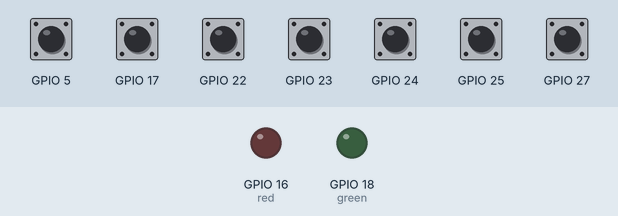
This program was run on a simulated Raspberry Pi (BCM pin numbers). Shown: output pins drawn as LEDs (lit = HIGH). The inputs (shaded band) are chosen by the test bench; at power-on: GPIO 5, GPIO 17, GPIO 22–25, GPIO 27 HIGH. What the program prints to the terminal is not drawn.

Above: at 1.2 s.
1.3 s: GPIO 5 pulled LOW for 0.15 s
At 2.0 s:
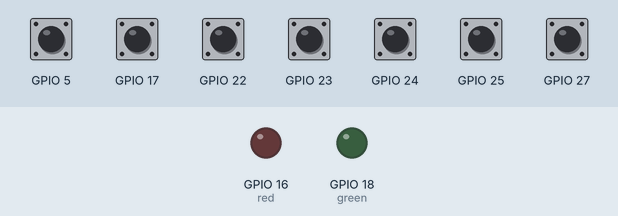
2.9 s: GPIO 22 pulled LOW for 0.15 s
At 3.3 s:
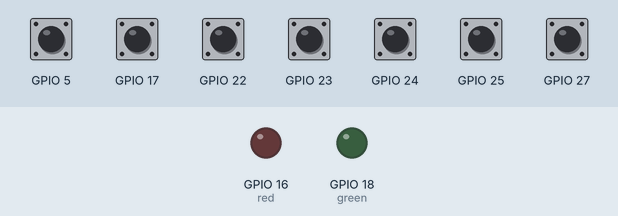
4.5 s: GPIO 17 pulled LOW for 0.15 s
At 5.6 s:
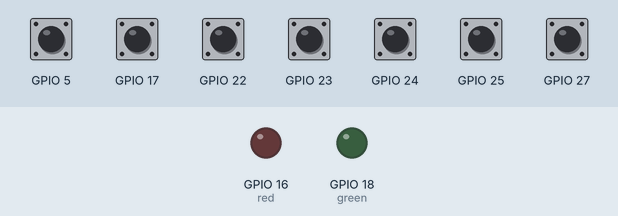
6.1 s: GPIO 23 pulled LOW for 0.15 s
At 6.8 s:
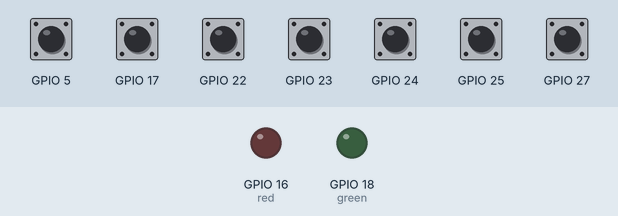
7.7 s: GPIO 24 pulled LOW for 0.15 s
At 9.0 s:
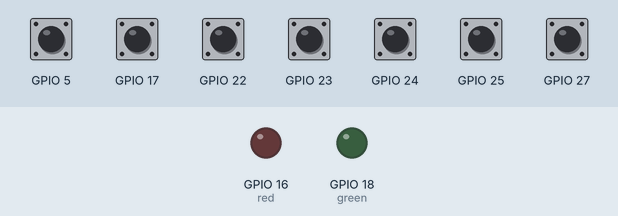
9.3 s: GPIO 25 pulled LOW for 0.15 s
At 10.3 s:
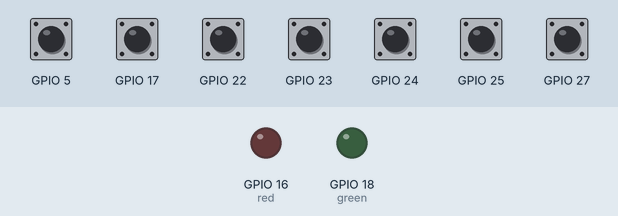
Timing chart, 0 to 11.9 s (numbered marks = the images above; inputs shaded):
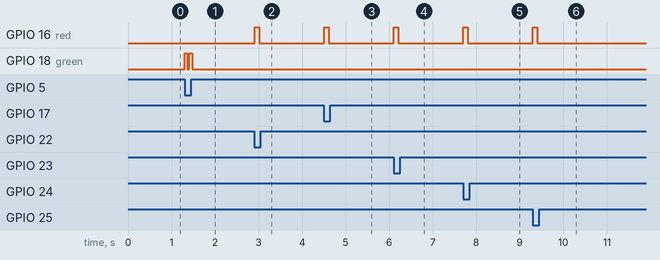

The program:

Konami-Code-internal-pull-up-gpiozero.py
```python
#!/usr/bin/env python3
"""
Konami code (internal pull-ups) using gpiozero.

Buttons are wired to GND when pressed (active-low) and use internal pull-ups.
gpiozero provides built-in bounce handling via Button(bounce_time=...).
"""

import os
import sys
import time

from gpiozero import Button, LED


PINS = {
    "UP": 17,
    "DOWN": 27,
    "LEFT": 22,
    "RIGHT": 23,
    "B": 24,
    "A": 25,
    "RESET": 5,
}

GREEN_LED_PIN = 18
RED_LED_PIN = 16

KONAMI = ["UP", "UP", "DOWN", "DOWN", "LEFT", "RIGHT", "LEFT", "RIGHT", "B", "A"]

DEBOUNCE_S = 0.05


def show_hire_me_fullscreen():
    """Show message on attached monitor if Tk + display available."""
    try:
        import tkinter as tk
    except ImportError:
        print("HIRE ME! (install python3-tk for on-screen text)")
        return

    has_display = "DISPLAY" in os.environ or "WAYLAND_DISPLAY" in os.environ
    if not (sys.platform == "linux" and has_display):
        print("HIRE ME! (no GUI display; connect a monitor or set DISPLAY)")
        return

    root = tk.Tk()
    root.attributes("-fullscreen", True)
    root.configure(bg="black")
    root.bind("<Escape>", lambda e: root.destroy())
    root.bind("<Button-1>", lambda e: root.destroy())

    label = tk.Label(
        root,
        text="Hire Me!",
        fg="#00ff66",
        bg="black",
        font=("Sans", 72, "bold"),
    )
    label.pack(expand=True)
    root.after(30_000, root.destroy)
    root.mainloop()


def main():
    buttons = {
        name: Button(pin, pull_up=True, bounce_time=DEBOUNCE_S)
        for name, pin in PINS.items()
    }

    green = LED(GREEN_LED_PIN)
    red = LED(RED_LED_PIN)

    def leds_off():
        green.off()
        red.off()

    def read_pressed_button():
        """Return name of button currently held down, or None."""
        for name, btn in buttons.items():
            if btn.is_pressed:
                return name
        return None

    def wait_for_release():
        # bounce_time already suppresses chatter; this enforces "one tap -> one step"
        time.sleep(DEBOUNCE_S)
        while read_pressed_button() is not None:
            time.sleep(0.01)

    def wait_for_press():
        while True:
            pressed = read_pressed_button()
            if pressed is not None:
                return pressed
            time.sleep(0.01)

    def blink_reset_ack():
        leds_off()
        for _ in range(2):
            green.on()
            time.sleep(0.06)
            leds_off()
            time.sleep(0.05)

    def blink_feedback(correct: bool, duration: float = 0.1):
        leds_off()
        (green if correct else red).on()
        time.sleep(duration)
        leds_off()

    input_sequence: list[str] = []

    print(
        "Konami: ↑↑↓↓←→←→BA - one press per direction/button; "
        "RESET button clears the sequence. One logical press per tap (debounced)."
    )

    try:
        while True:
            wait_for_release()
            press = wait_for_press()

            print("Pressed:", press)

            if press == "RESET":
                input_sequence = []
                print("Reset - sequence cleared.")
                blink_reset_ack()
                wait_for_release()
                continue

            input_sequence.append(press)
            input_sequence = input_sequence[-len(KONAMI) :]

            n = len(input_sequence)
            correct_prefix = input_sequence == KONAMI[:n]
            blink_feedback(correct_prefix, duration=0.1)

            if input_sequence == KONAMI:
                print("KONAMI - HIRE ME!")
                leds_off()
                green.on()
                show_hire_me_fullscreen()
                break

            wait_for_release()

    except KeyboardInterrupt:
        print("\nExiting.")
    finally:
        leds_off()
        for btn in buttons.values():
            btn.close()
        green.close()
        red.close()


if __name__ == "__main__":
    main()
```

Measured:
- after the input at 1.3 s, GPIO 18 (green): alternates HIGH for 0.06 s and LOW for 0.05 s, 4 changes in all, then stays LOW, starting at once
- after the input at 2.9 s, GPIO 16 (red): LOW → HIGH at once, → LOW 0.10 s later
- after the input at 4.5 s, GPIO 16 (red): LOW → HIGH at once, → LOW 0.10 s later
- after the input at 6.1 s, GPIO 16 (red): LOW → HIGH at once, → LOW 0.10 s later
- after the input at 7.7 s, GPIO 16 (red): LOW → HIGH at once, → LOW 0.10 s later
- after the input at 9.3 s, GPIO 16 (red): LOW → HIGH at once, → LOW 0.10 s later
